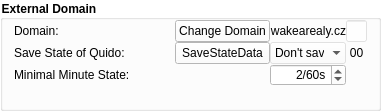
                       <widget class="QGroupBox" name="groupBox_3">
                        <property name="geometry">
                         <rect>
                          <x>0</x>
                          <y>460</y>
                          <width>381</width>
                          <height>111</height>
                         </rect>
                        </property>
                        <property name="font">
                         <font>
                          <weight>75</weight>
                          <bold>true</bold>
                         </font>
                        </property>
                        <property name="styleSheet">
                         <string notr="true">background-color: rgba(255, 255, 255, 100);
border-color: rgb(255, 255, 255);</string>
                        </property>
                        <property name="title">
                         <string>External Domain</string>
                        </property>
                        <property name="alignment">
                         <set>Qt::AlignLeading|Qt::AlignLeft|Qt::AlignVCenter</set>
                        </property>
                        <property name="flat">
                         <bool>true</bool>
                        </property>
                        <property name="checkable">
                         <bool>false</bool>
                        </property>
                        <layout class="QGridLayout" name="gridLayout_15">
                         <property name="topMargin">
                          <number>0</number>
                         </property>
                         <property name="bottomMargin">
                          <number>0</number>
                         </property>
                         <property name="spacing">
                          <number>0</number>
                         </property>
                         <item row="0" column="0">
                          <widget class="QLabel" name="label_18">
                           <property name="toolTip">
                            <string>&lt;html&gt;&lt;head/&gt;&lt;body&gt;&lt;p&gt;This variable controls the address and port of the domain where MasterAPP will send data of the state of the cables.&lt;/p&gt;&lt;/body&gt;&lt;/html&gt;</string>
                           </property>
                           <property name="styleSheet">
                            <string notr="true">background-color:transparent</string>
                           </property>
                           <property name="text">
                            <string>Domain:</string>
                           </property>
                          </widget>
                         </item>
                         <item row="1" column="0">
                          <widget class="QLabel" name="label_17">
                           <property name="toolTip">
                            <string>&lt;html&gt;&lt;head/&gt;&lt;body&gt;&lt;p&gt;This variable controls whether and how new data will be sent to the selected domain. &lt;/p&gt;&lt;p&gt;This is performed automatically by Update function.&lt;/p&gt;&lt;/body&gt;&lt;/html&gt;</string>
                           </property>
                           <property name="styleSheet">
                            <string notr="true">background-color:transparent</string>
                           </property>
                           <property name="text">
                            <string>Save State of Quido:</string>
                           </property>
                          </widget>
                         </item>
                         <item row="2" column="0">
                          <widget class="QLabel" name="label_21">
                           <property name="toolTip">
                            <string>&lt;html&gt;&lt;head/&gt;&lt;body&gt;&lt;p&gt;&lt;br/&gt;&lt;/p&gt;&lt;/body&gt;&lt;/html&gt;</string>
                           </property>
                           <property name="styleSheet">
                            <string notr="true">background-color:transparent</string>
                           </property>
                           <property name="text">
                            <string>Minimal Minute State:</string>
                           </property>
                          </widget>
                         </item>
                         <item row="2" column="3">
                          <widget class="QSpinBox" name="pb_MMState">
                           <property name="sizePolicy">
                            <sizepolicy hsizetype="Preferred" vsizetype="Preferred">
                             <horstretch>0</horstretch>
                             <verstretch>0</verstretch>
                            </sizepolicy>
                           </property>
                           <property name="toolTip">
                            <string>&lt;html&gt;&lt;head/&gt;&lt;body&gt;&lt;p&gt;This variable affects how MasterAPP evaluates whether Cable was running in a minute. (True)&lt;/p&gt;&lt;p&gt;1/60s - MasterAPP will evaluate True if it was ON a single second&lt;/p&gt;&lt;p&gt;60/60s - MasterAPP will only evaluate True if it was ON the whole minute&lt;/p&gt;&lt;/body&gt;&lt;/html&gt;</string>
                           </property>
                           <property name="styleSheet">
                            <string notr="true">background-color:white</string>
                           </property>
                           <property name="alignment">
                            <set>Qt::AlignRight|Qt::AlignTrailing|Qt::AlignVCenter</set>
                           </property>
                           <property name="suffix">
                            <string>/60s</string>
                           </property>
                           <property name="prefix">
                            <string/>
                           </property>
                           <property name="minimum">
                            <number>1</number>
                           </property>
                           <property name="maximum">
                            <number>60</number>
                           </property>
                           <property name="value">
                            <number>2</number>
                           </property>
                          </widget>
                         </item>
                         <item row="3" column="0">
                          <spacer name="verticalSpacer_9">
                           <property name="orientation">
                            <enum>Qt::Vertical</enum>
                           </property>
                           <property name="sizeHint" stdset="0">
                            <size>
                             <width>20</width>
                             <height>40</height>
                            </size>
                           </property>
                          </spacer>
                         </item>
                         <item row="0" column="1">
                          <spacer name="horizontalSpacer_3">
                           <property name="orientation">
                            <enum>Qt::Horizontal</enum>
                           </property>
                           <property name="sizeHint" stdset="0">
                            <size>
                             <width>40</width>
                             <height>20</height>
                            </size>
                           </property>
                          </spacer>
                         </item>
                         <item row="1" column="2">
                          <widget class="QPushButton" name="pb_SaveStateData">
                           <property name="sizePolicy">
                            <sizepolicy hsizetype="Expanding" vsizetype="Expanding">
                             <horstretch>0</horstretch>
                             <verstretch>0</verstretch>
                            </sizepolicy>
                           </property>
                           <property name="toolTip">
                            <string>&lt;html&gt;&lt;head/&gt;&lt;body&gt;&lt;p&gt;This button manually triggers save function.&lt;/p&gt;&lt;/body&gt;&lt;/html&gt;</string>
                           </property>
                           <property name="styleSheet">
                            <string notr="true">background-color: rgb(255, 255, 255);</string>
                           </property>
                           <property name="text">
                            <string>SaveStateData</string>
                           </property>
                          </widget>
                         </item>
                         <item row="0" column="2">
                          <widget class="QPushButton" name="pb_changeDomain">
                           <property name="sizePolicy">
                            <sizepolicy hsizetype="Expanding" vsizetype="Expanding">
                             <horstretch>0</horstretch>
                             <verstretch>0</verstretch>
                            </sizepolicy>
                           </property>
                           <property name="styleSheet">
                            <string notr="true">background-color: rgb(255, 255, 255);</string>
                           </property>
                           <property name="text">
                            <string>Change Domain</string>
                           </property>
                          </widget>
                         </item>
                         <item row="1" column="3">
                          <widget class="QComboBox" name="cb_SaveStyle">
                           <property name="sizePolicy">
                            <sizepolicy hsizetype="Preferred" vsizetype="Preferred">
                             <horstretch>0</horstretch>
                             <verstretch>0</verstretch>
                            </sizepolicy>
                           </property>
                           <property name="toolTip">
                            <string>&lt;html&gt;&lt;head/&gt;&lt;body&gt;&lt;p&gt;Don't save - Will never save new data from quido&lt;/p&gt;&lt;p&gt;Only save - Will only save data from quido&lt;/p&gt;&lt;p&gt;Save and send one - Will save data from quido and send new to selected domain&lt;/p&gt;&lt;p&gt;Save and send all - Will save data from quido and send all to selected domain (in case data is not synchronized)&lt;/p&gt;&lt;/body&gt;&lt;/html&gt;</string>
                           </property>
                           <property name="styleSheet">
                            <string notr="true">QComboBox QAbstractItemView {
background:white
}</string>
                           </property>
                           <property name="currentText">
                            <string>Don't save</string>
                           </property>
                           <property name="maxVisibleItems">
                            <number>4</number>
                           </property>
                           <property name="maxCount">
                            <number>4</number>
                           </property>
                           <property name="insertPolicy">
                            <enum>QComboBox::NoInsert</enum>
                           </property>
                           <property name="sizeAdjustPolicy">
                            <enum>QComboBox::AdjustToMinimumContentsLength</enum>
                           </property>
                           <property name="iconSize">
                            <size>
                             <width>4</width>
                             <height>4</height>
                            </size>
                           </property>
                           <property name="frame">
                            <bool>false</bool>
                           </property>
                           <item>
                            <property name="text">
                             <string>Don't save</string>
                            </property>
                           </item>
                           <item>
                            <property name="text">
                             <string>Only save</string>
                            </property>
                           </item>
                           <item>
                            <property name="text">
                             <string>Send one</string>
                            </property>
                           </item>
                           <item>
                            <property name="text">
                             <string>Send all</string>
                            </property>
                           </item>
                          </widget>
                         </item>
                         <item row="0" column="3">
                          <widget class="QLabel" name="l_domainHost">
                           <property name="sizePolicy">
                            <sizepolicy hsizetype="Preferred" vsizetype="Preferred">
                             <horstretch>0</horstretch>
                             <verstretch>0</verstretch>
                            </sizepolicy>
                           </property>
                           <property name="toolTip">
                            <string>&lt;html&gt;&lt;head/&gt;&lt;body&gt;&lt;p&gt;This variable controls the address and port of the domain where MasterAPP will send data of the state of the cables.&lt;/p&gt;&lt;/body&gt;&lt;/html&gt;</string>
                           </property>
                           <property name="styleSheet">
                            <string notr="true">background-color:transparent</string>
                           </property>
                           <property name="text">
                            <string>wakearealy.cz</string>
                           </property>
                           <property name="alignment">
                            <set>Qt::AlignRight|Qt::AlignTrailing|Qt::AlignVCenter</set>
                           </property>
                          </widget>
                         </item>
                         <item row="0" column="4">
                          <widget class="QLineEdit" name="le_areal">
                           <property name="maximumSize">
                            <size>
                             <width>21</width>
                             <height>16777215</height>
                            </size>
                           </property>
                           <property name="text">
                            <string/>
                           </property>
                           <property name="maxLength">
                            <number>2</number>
                           </property>
                           <property name="frame">
                            <bool>true</bool>
                           </property>
                           <property name="alignment">
                            <set>Qt::AlignJustify|Qt::AlignVCenter</set>
                           </property>
                           <property name="placeholderText">
                            <string/>
                           </property>
                          </widget>
                         </item>
                         <item row="1" column="4">
                          <widget class="QLabel" name="l_saveStateTimer">
                           <property name="sizePolicy">
                            <sizepolicy hsizetype="Preferred" vsizetype="Preferred">
                             <horstretch>0</horstretch>
                             <verstretch>0</verstretch>
                            </sizepolicy>
                           </property>
                           <property name="minimumSize">
                            <size>
                             <width>21</width>
                             <height>0</height>
                            </size>
                           </property>
                           <property name="toolTip">
                            <string>&lt;html&gt;&lt;head/&gt;&lt;body&gt;&lt;p&gt;This variable shows when MasterAPP executes SaveStateData&lt;/p&gt;&lt;/body&gt;&lt;/html&gt;</string>
                           </property>
                           <property name="styleSheet">
                            <string notr="true">background-color:transparent</string>
                           </property>
                           <property name="text">
                            <string>00</string>
                           </property>
                           <property name="alignment">
                            <set>Qt::AlignCenter</set>
                           </property>
                          </widget>
                         </item>
                        </layout>
                       </widget>
